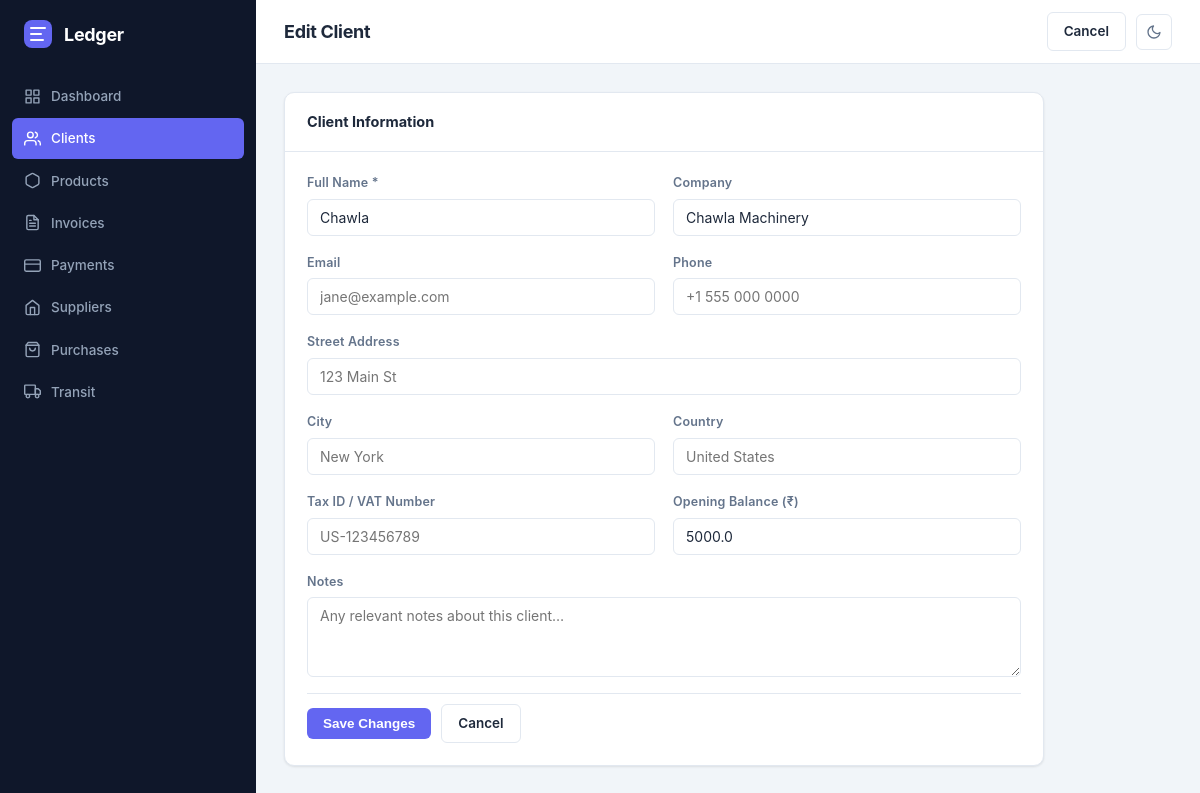
Page /clients/2/edit on the committed database.
### tables this page shows
CREATE TABLE clients (
            id          INTEGER PRIMARY KEY AUTOINCREMENT,
            name        TEXT NOT NULL,
            company     TEXT,
            email       TEXT,
            phone       TEXT,
            address     TEXT,
            city        TEXT,
            country     TEXT,
            tax_id      TEXT,
            notes       TEXT,
            created_at  TIMESTAMP DEFAULT CURRENT_TIMESTAMP,
            updated_at  TIMESTAMP DEFAULT CURRENT_TIMESTAMP
        , opening_balance REAL DEFAULT 0);

### app/routes/clients.py (the view, shortened to what this page needs)
@bp.route("/<int:client_id>/edit", methods=["GET", "POST"])
def edit_client(client_id):
    client = client_service.get_client(client_id)
    if not client:
        flash("Client not found.", "error")
        return redirect(url_for("clients.list_clients"))
    return render_template("clients/form.html", client=dict(client), action="edit", client_id=client_id)

### app/database.py (called while the page is built)
def get_db(app=None):
    from flask import current_app
    _app = app or current_app
    if "db" not in g:
        g.db = sqlite3.connect(_app.config["DATABASE"])
        g.db.row_factory = sqlite3.Row
        g.db.execute("PRAGMA foreign_keys = ON")
    return g.db

### app/services/client_service.py (called while the page is built)
def get_client(client_id):
    return get_db().execute(
        "SELECT * FROM clients WHERE id = ?", (client_id,)
    ).fetchone()

### app/templates/clients/form.html (shortened to what this page needs)
{% extends "base.html" %}
{% block page_title %}{{ 'Edit Client' if action == 'edit' else 'New Client' }}{% endblock %}
{% block topbar_actions %}
  <a href="{{ url_for('clients.list_clients') }}" class="btn btn-secondary">Cancel</a>
{% endblock %}
{% block content %}
<div class="card" style="max-width:760px">
  <div class="card-header">
    <span class="card-title">Client Information</span>
  </div>
  <div class="card-body">
    <form method="post" action="{{ url_for('clients.edit_client', client_id=client_id) if action == 'edit' else url_for('clients.new_client') }}">
      <div class="form-grid form-grid-2">
        <div class="form-group">
          <label for="name">Full Name *</label>
          <input type="text" id="name" name="name" value="{{ client.get('name','') }}" required placeholder="Jane Smith">
        </div>
        <div class="form-group">
          <label for="company">Company</label>
          <input type="text" id="company" name="company" value="{{ client.get('company','') }}" placeholder="Acme Corp">
        </div>
        <div class="form-group">
          <label for="email">Email</label>
          <input type="email" id="email" name="email" value="{{ client.get('email','') }}" placeholder="jane@example.com">
        </div>
        <div class="form-group">
          <label for="phone">Phone</label>
          <input type="tel" id="phone" name="phone" value="{{ client.get('phone','') }}" placeholder="+1 555 000 0000">
        </div>
        <div class="form-group span-2">
          <label for="address">Street Address</label>
          <input type="text" id="address" name="address" value="{{ client.get('address','') }}" placeholder="123 Main St">
        </div>
        <div class="form-group">
          <label for="city">City</label>
          <input type="text" id="city" name="city" value="{{ client.get('city','') }}" placeholder="New York">
        </div>
        <div class="form-group">
          <label for="country">Country</label>
          <input type="text" id="country" name="country" value="{{ client.get('country','') }}" placeholder="United States">
        </div>
        <div class="form-group">
          <label for="tax_id">Tax ID / VAT Number</label>
          <input type="text" id="tax_id" name="tax_id" value="{{ client.get('tax_id','') }}" placeholder="US-123456789">
        </div>
        <div class="form-group">
          <label for="opening_balance">Opening Balance (₹)</label>
          <input type="number" id="opening_balance" name="opening_balance"
                 value="{{ client.get('opening_balance', 0) }}"
                 step="0.01" placeholder="0.00"
                 title="Any amount this client owed before you started using Ledger">
        </div>
        <div class="form-group span-2">
          <label for="notes">Notes</label>
          <textarea id="notes" name="notes" placeholder="Any relevant notes about this client…">{{ client.get('notes','') }}</textarea>
        </div>
      </div>
      <div class="form-actions mt-16">
        <button type="submit" class="btn btn-primary">{{ 'Save Changes' if action == 'edit' else 'Create Client' }}</button>
        <a href="{{ url_for('clients.list_clients') }}" class="btn btn-secondary">Cancel</a>
      </div>
    </form>
  </div>
</div>
{% endblock %}

### app/static/css/main.css (style rules this page uses)
*, *::before, *::after { box-sizing: border-box; margin: 0; padding: 0; }
:root { --bg: #F1F5F9; --surface: #FFFFFF; --sidebar-bg: #0F172A; --sidebar-text:#94A3B8; --sidebar-hover:#1E293B; --accent: #6366F1; --accent-hover:#4F46E5; --accent-light:#EEF2FF; --success: #10B981; --success-light:#D1FAE5; --warning: #F59E0B; --warning-light:#FEF3C7; --danger: #EF4444; --danger-light:#FEE2E2; --info: #3B82F6; --info-light: #DBEAFE; --text-primary:#1E293B; --text-secondary:#64748B; --text-muted: #94A3B8; --border: #E2E8F0; --border-focus:#6366F1; --radius: 10px; --radius-sm: 6px; --radius-lg: 14px; --shadow-sm: 0 1px 3px rgba(0,0,0,.06), 0 1px 2px rgba(0,0,0,.04); --shadow: 0 4px 6px -1px rgba(0,0,0,.07), 0 2px 4px -1px rgba(0,0,0,.04); --shadow-md: 0 10px 15px -3px rgba(0,0,0,.08), 0 4px 6px -2px rgba(0,0,0,.04); --sidebar-w: 256px; --topbar-h: 64px; --font: -apple-system, BlinkMacSystemFont, 'Segoe UI', Roboto, 'Helvetica Neue', Arial, sans-serif; }
html, body { height: 100%; }
body { font-family: var(--font); background: var(--bg); color: var(--text-primary); display: flex; font-size: 14px; line-height: 1.5; }
.btn { display: inline-flex; align-items: center; gap: 7px; padding: 8px 16px; border-radius: var(--radius-sm); font-size: 13.5px; font-weight: 600; cursor: pointer; border: none; text-decoration: none; transition: background .15s, box-shadow .15s, transform .1s; white-space: nowrap; }
.btn-primary { background: var(--accent); color: #fff; }
.btn-secondary { background: var(--surface); color: var(--text-primary); border: 1px solid var(--border); }
.card { background: var(--surface); border: 1px solid var(--border); border-radius: var(--radius); box-shadow: var(--shadow-sm); }
.card-header { display: flex; align-items: center; justify-content: space-between; padding: 18px 22px; border-bottom: 1px solid var(--border); }
.card-title { font-size: 14.5px; font-weight: 700; color: var(--text-primary); }
.card-body { padding: 22px; }
.form-grid { display: grid; gap: 18px; }
.form-grid-2 { grid-template-columns: 1fr 1fr; }
.form-group { display: flex; flex-direction: column; gap: 6px; }
.form-group.span-2 { grid-column: span 2; }
label { font-size: 12.5px; font-weight: 600; color: var(--text-secondary); letter-spacing: .2px; }
input, select, textarea { padding: 9px 12px; border: 1.5px solid var(--border); border-radius: var(--radius-sm); font-size: 14px; font-family: var(--font); color: var(--text-primary); background: var(--surface); transition: border-color .15s, box-shadow .15s; width: 100%; }
textarea { resize: vertical; min-height: 80px; }
.form-actions { display: flex; align-items: center; gap: 10px; padding-top: 10px; border-top: 1px solid var(--border); margin-top: 8px; }
.mt-16 { margin-top: 16px; }

### rows in the picture
clients: name "Chawla", company "Chawla Machinery", opening_balance "5000.0"

### other values in the picture
{{ 'Edit Client' if action == 'edit' else 'New Client' }} "Edit Client"
{{ 'Save Changes' if action == 'edit' else 'Create Client' }} "Save Changes"
